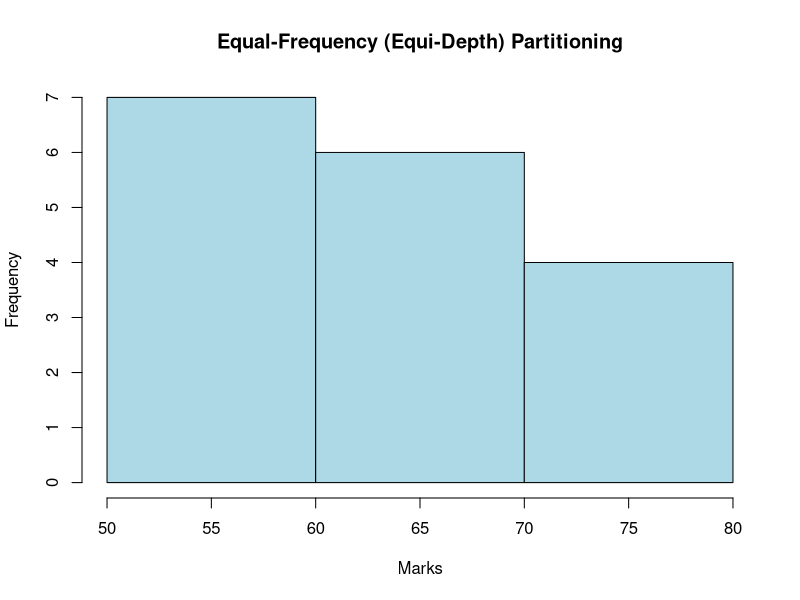
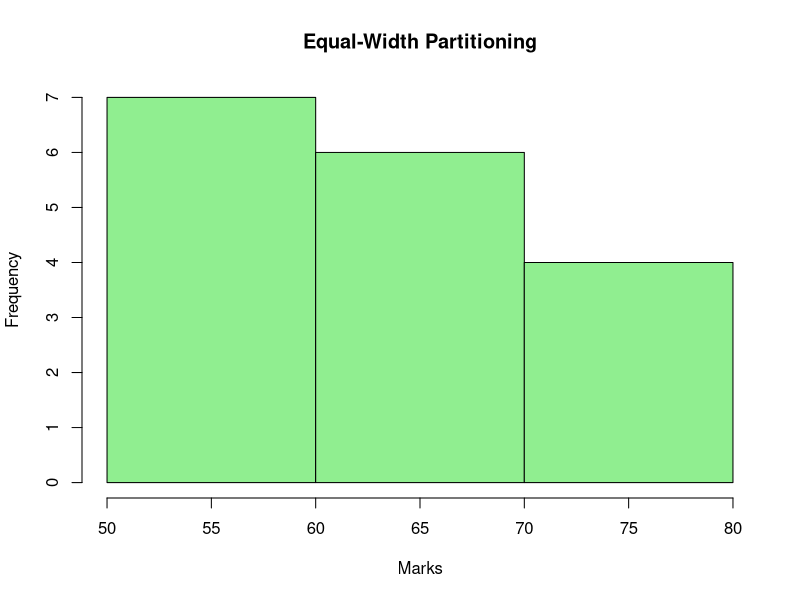

R code for these plots, in order:
# Q9. Equal-Frequency and Equal-Width Partitioning

# Input Data
marks <- c(55, 60, 71, 63, 55, 65, 50, 55, 58,
           59, 61, 63, 65, 67, 71, 72, 75)

# Number of bins
num_bins <- 3

# (a) Equal-Frequency (Equi-Depth) Partitioning
bins_eq_frequency <- cut(marks, breaks = num_bins, labels = FALSE)

hist(marks,
     breaks = num_bins,
     col = "lightblue",
     xlab = "Marks",
     main = "Equal-Frequency (Equi-Depth) Partitioning")

# Smoothing by Bin Mean
bin_mean <- tapply(marks, bins_eq_frequency, mean)
smoothed_data_by_mean <- unname(
  bin_mean[as.character(bins_eq_frequency)]
)

# Smoothing by Bin Median
bin_median <- tapply(marks, bins_eq_frequency, median)
smoothed_data_by_median <- unname(
  bin_median[as.character(bins_eq_frequency)]
)

# Smoothing by Bin Boundaries
bin_boundaries <- tapply(
  marks, bins_eq_frequency,
  function(x) c(min(x), max(x))
)

smoothed_data_by_boundaries <- unlist(
  lapply(bins_eq_frequency, function(b) {
    values <- marks[bins_eq_frequency == b]
    boundaries <- c(min(values), max(values))
    values[which.min(abs(values - boundaries))]
  })
)

# Display Results
print("Original data:")
print(marks)

print("Smoothed data by bin mean:")
print(smoothed_data_by_mean)

print("Smoothed data by bin median:")
print(smoothed_data_by_median)

print("Smoothed data by bin boundaries:")
print(smoothed_data_by_boundaries)


# (b) Equal-Width Partitioning
equal_width_bins <- cut(marks, breaks = num_bins, labels = FALSE)

hist(marks,
     breaks = num_bins,
     col = "lightgreen",
     xlab = "Marks",
     main = "Equal-Width Partitioning")

print("Equal-width bin assignments:")
print(equal_width_bins)
